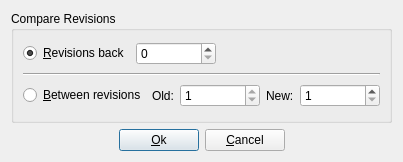
<ui version="4.0" >
 <class>CompareHistoryUi</class>
 <widget class="QWidget" name="CompareHistoryUi" >
  <property name="geometry" >
   <rect>
    <x>0</x>
    <y>0</y>
    <width>375</width>
    <height>162</height>
   </rect>
  </property>
  <property name="windowTitle" >
   <string/>
  </property>
  <property name="sizeGripEnabled" stdset="0" >
   <bool>true</bool>
  </property>
  <layout class="QVBoxLayout" name="verticalLayout" >
   <item>
    <widget class="QGroupBox" name="groupBox" >
     <property name="title" >
      <string>Compare Revisions</string>
     </property>
     <layout class="QVBoxLayout" name="verticalLayout_2" >
      <item>
       <layout class="QHBoxLayout" name="horizontalLayout_2" >
        <item>
         <widget class="QRadioButton" name="revbackRB" >
          <property name="text" >
           <string>&amp;Revisions back</string>
          </property>
          <property name="checked" >
           <bool>true</bool>
          </property>
         </widget>
        </item>
        <item>
         <widget class="QSpinBox" name="revbackSB" >
          <property name="sizePolicy" >
           <sizepolicy vsizetype="Fixed" hsizetype="Fixed" >
            <horstretch>0</horstretch>
            <verstretch>0</verstretch>
           </sizepolicy>
          </property>
          <property name="minimumSize" >
           <size>
            <width>80</width>
            <height>0</height>
           </size>
          </property>
          <property name="minimum" >
           <number>0</number>
          </property>
         </widget>
        </item>
        <item>
         <spacer name="horizontalSpacer" >
          <property name="orientation" >
           <enum>Qt::Horizontal</enum>
          </property>
          <property name="sizeHint" stdset="0" >
           <size>
            <width>40</width>
            <height>20</height>
           </size>
          </property>
         </spacer>
        </item>
       </layout>
      </item>
      <item>
       <widget class="Line" name="line" >
        <property name="orientation" >
         <enum>Qt::Horizontal</enum>
        </property>
       </widget>
      </item>
      <item>
       <layout class="QHBoxLayout" name="horizontalLayout" >
        <item>
         <widget class="QRadioButton" name="betweenrevRB" >
          <property name="text" >
           <string>&amp;Between revisions</string>
          </property>
         </widget>
        </item>
        <item>
         <widget class="QLabel" name="oldL" >
          <property name="sizePolicy" >
           <sizepolicy vsizetype="Preferred" hsizetype="Minimum" >
            <horstretch>0</horstretch>
            <verstretch>0</verstretch>
           </sizepolicy>
          </property>
          <property name="text" >
           <string>Old:</string>
          </property>
         </widget>
        </item>
        <item>
         <widget class="QSpinBox" name="rev1SB" >
          <property name="sizePolicy" >
           <sizepolicy vsizetype="Fixed" hsizetype="Fixed" >
            <horstretch>0</horstretch>
            <verstretch>0</verstretch>
           </sizepolicy>
          </property>
          <property name="minimumSize" >
           <size>
            <width>80</width>
            <height>0</height>
           </size>
          </property>
          <property name="minimum" >
           <number>1</number>
          </property>
          <property name="maximum" >
           <number>1</number>
          </property>
         </widget>
        </item>
        <item>
         <widget class="QLabel" name="newL" >
          <property name="sizePolicy" >
           <sizepolicy vsizetype="Preferred" hsizetype="Minimum" >
            <horstretch>0</horstretch>
            <verstretch>0</verstretch>
           </sizepolicy>
          </property>
          <property name="text" >
           <string>New:</string>
          </property>
         </widget>
        </item>
        <item>
         <widget class="QSpinBox" name="rev2SB" >
          <property name="sizePolicy" >
           <sizepolicy vsizetype="Fixed" hsizetype="Fixed" >
            <horstretch>0</horstretch>
            <verstretch>0</verstretch>
           </sizepolicy>
          </property>
          <property name="minimumSize" >
           <size>
            <width>80</width>
            <height>0</height>
           </size>
          </property>
          <property name="minimum" >
           <number>1</number>
          </property>
         </widget>
        </item>
       </layout>
      </item>
     </layout>
    </widget>
   </item>
   <item>
    <layout class="QHBoxLayout" name="horizontalLayout_3" >
     <item>
      <spacer name="horizontalSpacer_2" >
       <property name="orientation" >
        <enum>Qt::Horizontal</enum>
       </property>
       <property name="sizeHint" stdset="0" >
        <size>
         <width>40</width>
         <height>20</height>
        </size>
       </property>
      </spacer>
     </item>
     <item>
      <widget class="QPushButton" name="okPB" >
       <property name="sizePolicy" >
        <sizepolicy vsizetype="Fixed" hsizetype="Fixed" >
         <horstretch>0</horstretch>
         <verstretch>0</verstretch>
        </sizepolicy>
       </property>
       <property name="text" >
        <string>&amp;Ok</string>
       </property>
       <property name="autoDefault" >
        <bool>false</bool>
       </property>
       <property name="default" >
        <bool>true</bool>
       </property>
       <property name="flat" >
        <bool>false</bool>
       </property>
      </widget>
     </item>
     <item>
      <widget class="QPushButton" name="cancelPB" >
       <property name="sizePolicy" >
        <sizepolicy vsizetype="Fixed" hsizetype="Fixed" >
         <horstretch>0</horstretch>
         <verstretch>0</verstretch>
        </sizepolicy>
       </property>
       <property name="text" >
        <string>&amp;Cancel</string>
       </property>
      </widget>
     </item>
     <item>
      <spacer name="horizontalSpacer_3" >
       <property name="orientation" >
        <enum>Qt::Horizontal</enum>
       </property>
       <property name="sizeHint" stdset="0" >
        <size>
         <width>40</width>
         <height>20</height>
        </size>
       </property>
      </spacer>
     </item>
    </layout>
   </item>
  </layout>
 </widget>
 <includes>
  <include location="local" >qt_i18n.h</include>
 </includes>
 <resources/>
 <connections/>
</ui>
